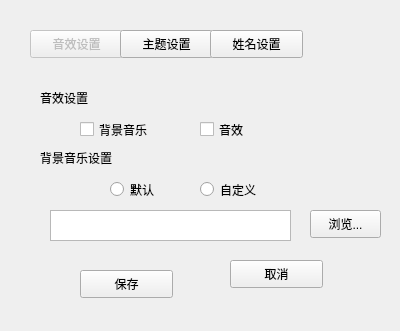
<?xml version="1.0" encoding="UTF-8"?>
<ui version="4.0">
 <class>CMusicDlg</class>
 <widget class="QDialog" name="CMusicDlg">
  <property name="geometry">
   <rect>
    <x>0</x>
    <y>0</y>
    <width>400</width>
    <height>331</height>
   </rect>
  </property>
  <property name="windowTitle">
   <string>Dialog</string>
  </property>
  <widget class="QPushButton" name="pushButton">
   <property name="enabled">
    <bool>false</bool>
   </property>
   <property name="geometry">
    <rect>
     <x>30</x>
     <y>30</y>
     <width>93</width>
     <height>28</height>
    </rect>
   </property>
   <property name="text">
    <string>音效设置</string>
   </property>
  </widget>
  <widget class="QPushButton" name="pushButton_2">
   <property name="geometry">
    <rect>
     <x>120</x>
     <y>30</y>
     <width>93</width>
     <height>28</height>
    </rect>
   </property>
   <property name="text">
    <string>主题设置</string>
   </property>
  </widget>
  <widget class="QPushButton" name="pushButton_3">
   <property name="enabled">
    <bool>true</bool>
   </property>
   <property name="geometry">
    <rect>
     <x>210</x>
     <y>30</y>
     <width>93</width>
     <height>28</height>
    </rect>
   </property>
   <property name="text">
    <string>姓名设置</string>
   </property>
  </widget>
  <widget class="QLabel" name="label">
   <property name="geometry">
    <rect>
     <x>40</x>
     <y>90</y>
     <width>72</width>
     <height>15</height>
    </rect>
   </property>
   <property name="text">
    <string>音效设置</string>
   </property>
  </widget>
  <widget class="QCheckBox" name="checkBox">
   <property name="geometry">
    <rect>
     <x>80</x>
     <y>120</y>
     <width>91</width>
     <height>19</height>
    </rect>
   </property>
   <property name="text">
    <string>背景音乐</string>
   </property>
  </widget>
  <widget class="QCheckBox" name="checkBox_2">
   <property name="geometry">
    <rect>
     <x>200</x>
     <y>120</y>
     <width>91</width>
     <height>19</height>
    </rect>
   </property>
   <property name="text">
    <string>音效</string>
   </property>
  </widget>
  <widget class="QLabel" name="label_2">
   <property name="geometry">
    <rect>
     <x>40</x>
     <y>150</y>
     <width>111</width>
     <height>16</height>
    </rect>
   </property>
   <property name="text">
    <string>背景音乐设置</string>
   </property>
  </widget>
  <widget class="QRadioButton" name="radioButton">
   <property name="geometry">
    <rect>
     <x>110</x>
     <y>180</y>
     <width>71</width>
     <height>19</height>
    </rect>
   </property>
   <property name="text">
    <string>默认</string>
   </property>
  </widget>
  <widget class="QRadioButton" name="radioButton_2">
   <property name="geometry">
    <rect>
     <x>200</x>
     <y>180</y>
     <width>81</width>
     <height>19</height>
    </rect>
   </property>
   <property name="text">
    <string>自定义</string>
   </property>
  </widget>
  <widget class="QTextEdit" name="textEdit">
   <property name="geometry">
    <rect>
     <x>50</x>
     <y>210</y>
     <width>241</width>
     <height>31</height>
    </rect>
   </property>
  </widget>
  <widget class="QPushButton" name="pushButton_5">
   <property name="geometry">
    <rect>
     <x>310</x>
     <y>210</y>
     <width>71</width>
     <height>28</height>
    </rect>
   </property>
   <property name="text">
    <string>浏览...</string>
   </property>
  </widget>
  <widget class="QPushButton" name="save">
   <property name="geometry">
    <rect>
     <x>80</x>
     <y>270</y>
     <width>93</width>
     <height>28</height>
    </rect>
   </property>
   <property name="text">
    <string>保存</string>
   </property>
  </widget>
  <widget class="QPushButton" name="cancel">
   <property name="geometry">
    <rect>
     <x>230</x>
     <y>260</y>
     <width>93</width>
     <height>28</height>
    </rect>
   </property>
   <property name="text">
    <string>取消</string>
   </property>
  </widget>
 </widget>
 <resources/>
 <connections/>
</ui>
